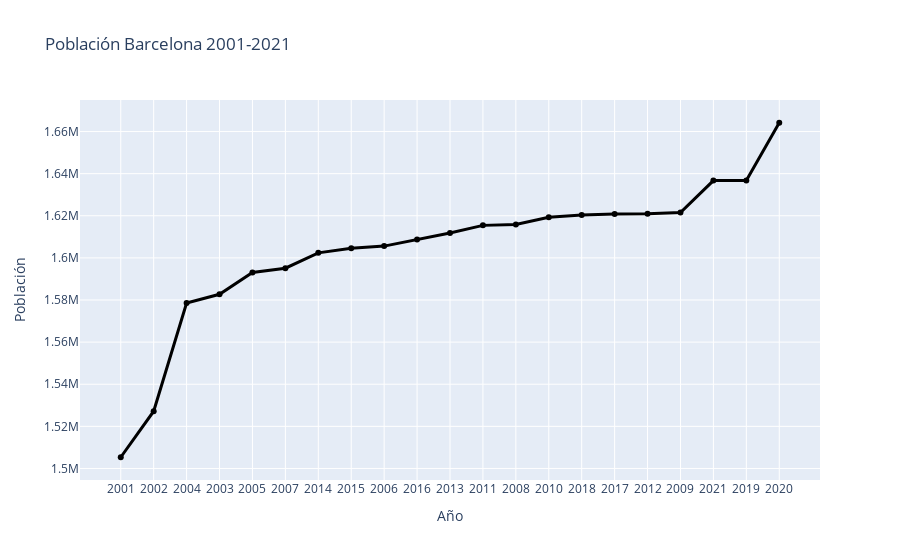

Notebook code for this chart:
### Code cell
fig3 = px.line(Barcelona,
               x=Barcelona.index,
               y=Barcelona.values,
               title='Población Barcelona 2001-2021',
               markers=True
               )
fig3.update_xaxes(title='Año')
fig3.update_yaxes(title='Población')
fig3.update_traces(line=dict(color="Black", width=3))
fig3.show()

### Figure 1 — Plotly figure (JSON) as saved in the notebook; plotly's stock layout.template omitted (floating-point values rounded to 4 significant figures)
{"data": [{"hovertemplate": "index=%{x}<br>y=%{y}<extra></extra>", "legendgroup": "", "line": {"color": "Black", "dash": "solid", "width": 3}, "marker": {"symbol": "circle"}, "mode": "markers+lines", "name": "", "orientation": "v", "showlegend": false, "type": "scatter", "x": ["2001", "2002", "2004", "2003", "2005", "2007", "2014", "2015", "2006", "2016", "2013", "2011", "2008", "2010", "2018", "2017", "2012", "2009", "2021", "2019", "2020"], "xaxis": "x", "y": [1505325, 1527190, 1578546, 1582738, 1593075, 1595110, 1602386, 1604555, 1605602, 1608746, 1611822, 1615448, 1615908, 1619337, 1620343, 1620809, 1620943, 1621537, 1636732, 1636762, 1664182], "yaxis": "y"}], "layout": {"legend": {"tracegroupgap": 0}, "title": {"text": "Población Barcelona 2001-2021"}, "xaxis": {"anchor": "y", "domain": [0, 1], "title": {"text": "Año"}}, "yaxis": {"anchor": "x", "domain": [0, 1], "title": {"text": "Población"}}}}
